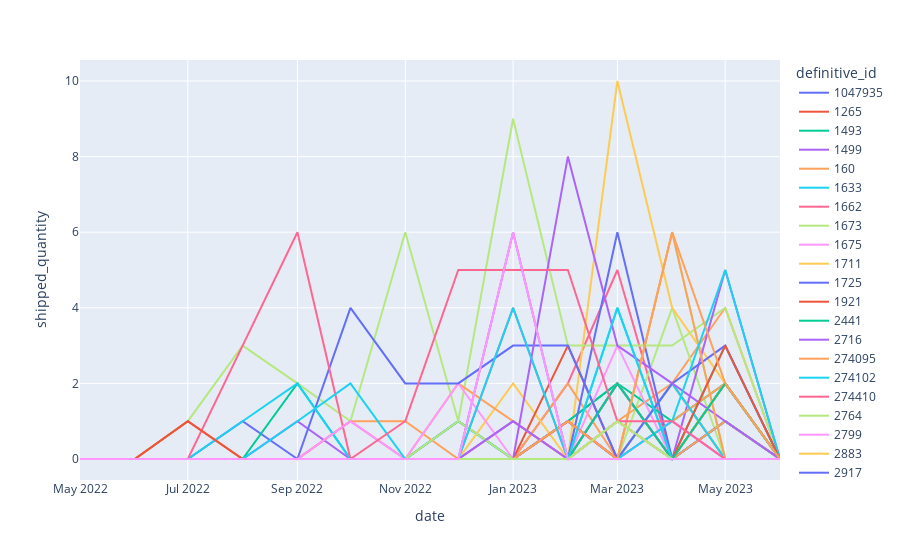

Here is the notebook cell this chart was saved with:
### Code cell
# scatter plot of predictions
#plot_df = df_t.groupby('date')['shipped_quantity'].sum().reset_index()
plot_df = df_t[['definitive_id', 'date', 'shipped_quantity']]
fig = px.line(plot_df, x="date", y='shipped_quantity', color='definitive_id')
fig.show()
